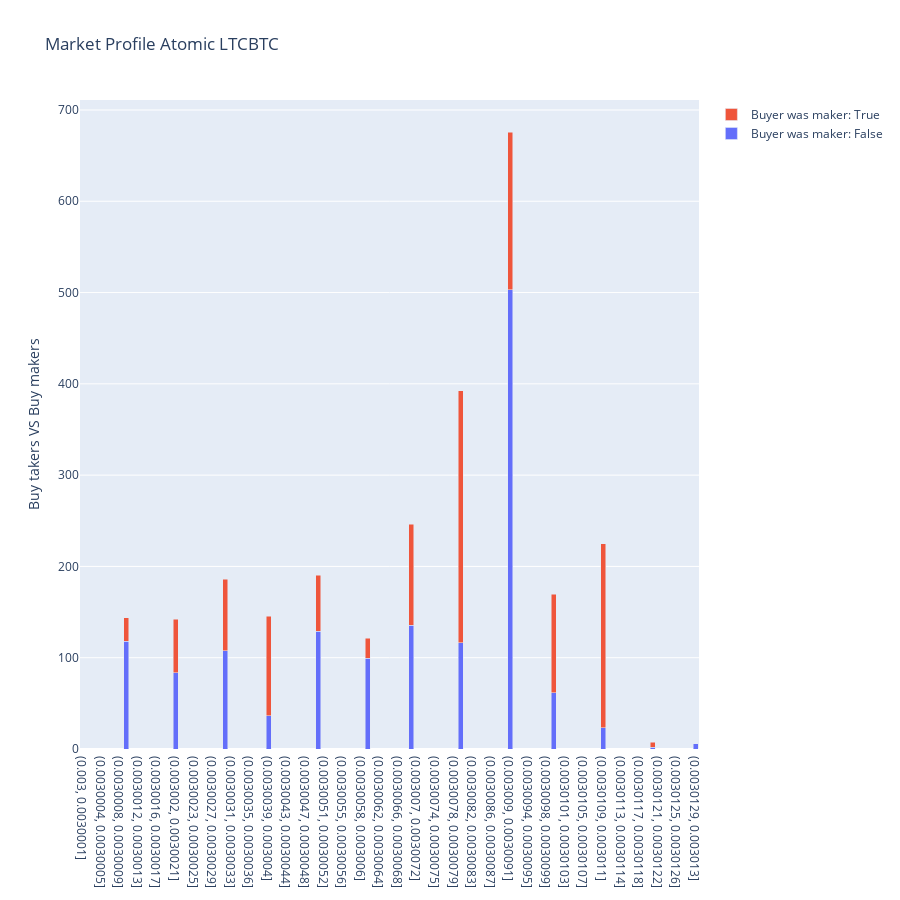

This figure's notebook cell:
### Code cell
sym.plot_market_profile(from_atomic_trades=True)
